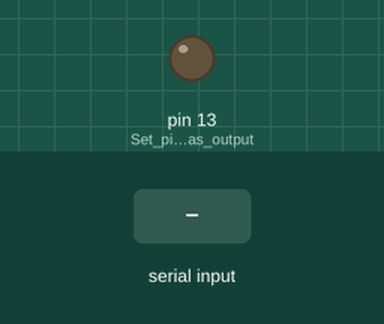
A sketch run on a simulated Arduino Uno, built with avr-gcc and run on an emulated ATmega328P. On the bench: output pins drawn as LEDs (lit = HIGH). Inputs (shaded band) come from the test bench.

Above: at 1.2 s.
1.3 s: "1" received over Serial
At 2.5 s:
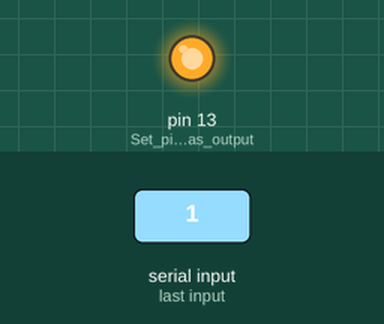
2.8 s: "0" received over Serial
At 3.6 s:
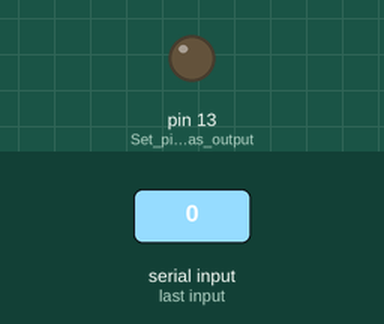
Timing chart, 0 to 5.8 s (numbered marks = the images above; inputs shaded):
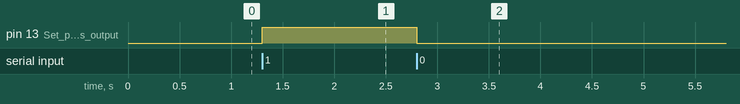

Measured:
- after the input at 1.3 s, pin 13 (Set_pin_13_as_output): LOW → HIGH at once
- after the input at 2.8 s, pin 13 (Set_pin_13_as_output): HIGH → LOW at once

The sketch:

main.ino
```cpp
char data = 0; // variable to store received data

void setup() {
  Serial.begin(9600);         // Start serial communication
  pinMode(13, OUTPUT);        // Set pin 13 as output (LED)
}

void loop() {
  if (Serial.available()) {
    data = Serial.read();     // Read the received data

    if (data == '1') {
      digitalWrite(13, HIGH); // Turn LED ON
    }
    else if (data == '0') {
      digitalWrite(13, LOW);  // Turn LED OFF
    }
  }
}
```
